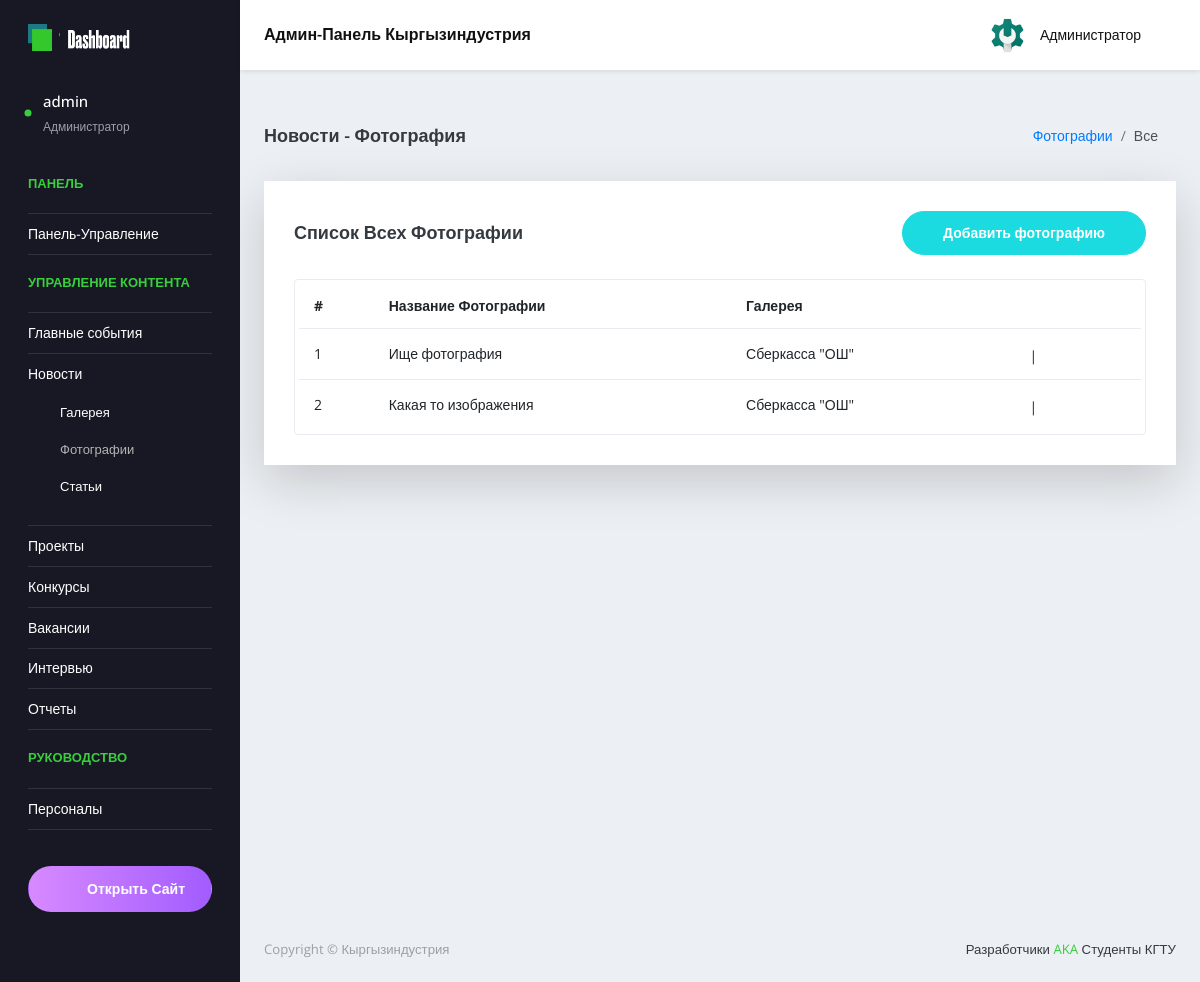
The page /ru/admin-panel/image/news/ (signed in) on the database as committed earlier.
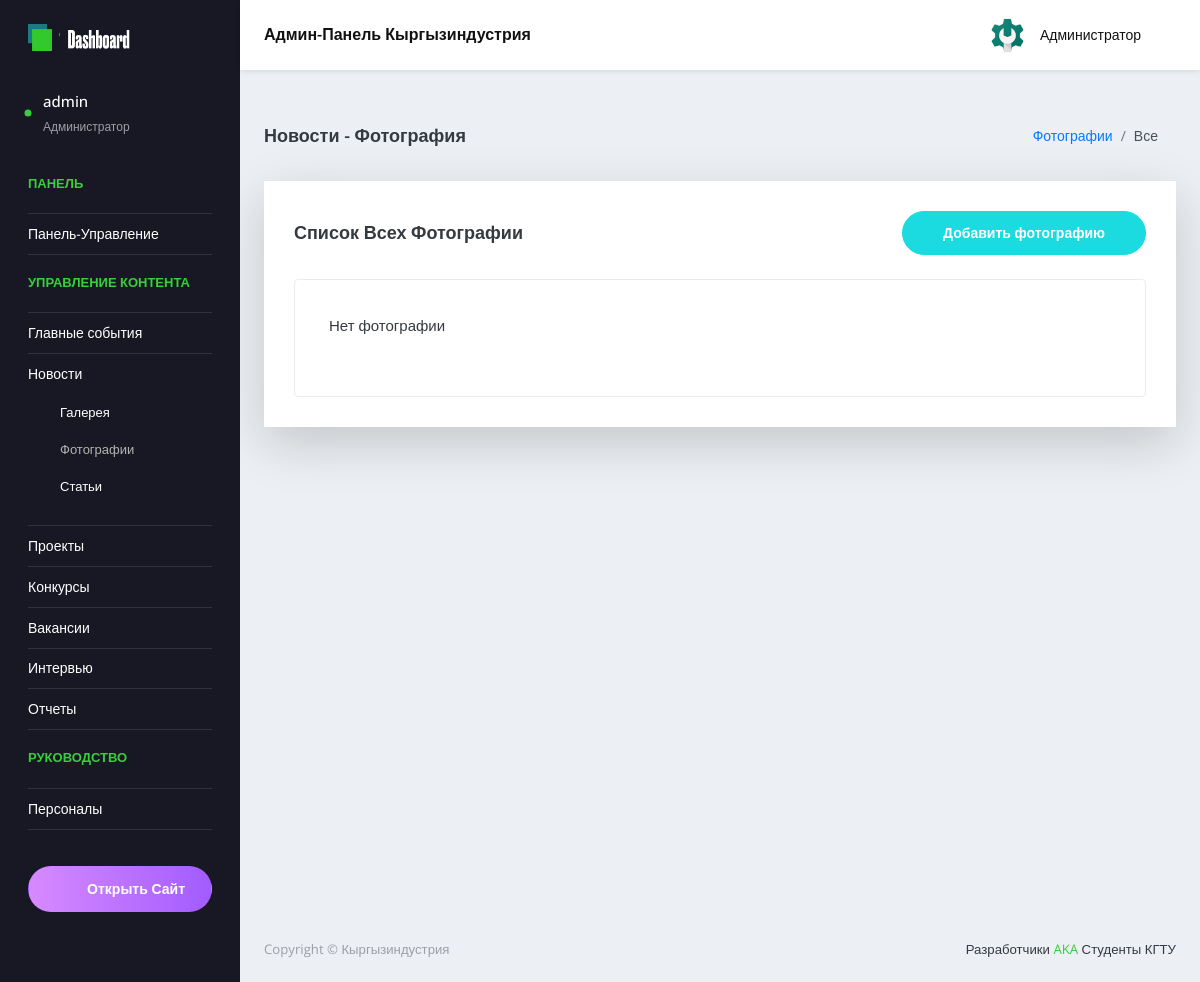
The same page on the database as committed later.
### main/models.py (models this page shows, shortened)
class PhotosNews(models.Model):
    URL=models.ImageField(verbose_name="Путь картинки",
                         upload_to = get_file_path,
                         validators = [validate_image_file_extension])
    Caption=models.CharField(max_length=70,verbose_name="Название картинки")
    Gallery=models.ForeignKey("galleryNews",on_delete=models.RESTRICT,verbose_name="Галерея")
    path_url = "static/client/img/news/"
    class Meta:
        ordering = ['-id']

class GalleryNews(models.Model):
    Name=models.CharField(max_length=70,verbose_name="Название галереи", unique=True,error_messages={'unique':"Галерея с таким названием уже существует!"})
    class Meta:
        db_table="galleryNews"
        ordering = ['-id']
    def __str__(self) -> str:
        return self.Name

### main/views.py (the view)
# urls.py: path('admin-panel/image/news/', views.NewsImageListView.as_view(), name='newsimage_all'),
class NewsImageListView(LoginRequiredMixin, NewsImageView, ListView):
    template_name = 'admin/pages/news-image/newsimage_list.html'
    paginate_by = 10

### main/templates/admin/pages/news-image/newsimage_list.html (shortened to what this page needs)
{% extends 'admin/admin_base.html' %}
{% load static %}
  {% block content %}
      <div class="content-wrapper">
            <div class="page-header">
              <h3 class="page-title">Новости - Фотография</h3>
              <nav aria-label="breadcrumb">
                <ol class="breadcrumb">
                  <li class="breadcrumb-item"><a href="{% url 'newsimage_all' %}">Фотографии</a></li>
                  <li class="breadcrumb-item active" aria-current="page">Все</li>
                </ol>
              </nav>
            </div>
            <div class="row">
              <div class="col-lg-12 grid-margin stretch-card">
                <div class="card shadow-lg">
                  <div class="card-body">
                    <div class="d-sm-flex align-items-center mb-4">
                      <h4 class="card-title mb-sm-0">Список всех фотографии</h4>
                      <a href="{% url 'newsimage_create' %}" class="btn btn-primary btn-rounded my-1 my-sm-0 ml-auto">
                        Добавить фотографию
                      </a>
                    </div>
                    <div class="table-responsive border rounded p-1">
                      <table class="table table-hover">
                        {% if photosnews_list %}
                        <thead>
                          <tr>
                            <th class="font-weight-bold">#</th>
                            <th class="font-weight-bold">Название Фотографии</th>
                            <th class="font-weight-bold">Галерея</th>
                          </tr>
                        </thead>
                        <tbody>
                          {% for newsimage in photosnews_list %}
                          <tr>
                            <td>{{forloop.counter}}</td>
                            <td class="td-title">{{newsimage.Caption }}</td>
                            <td class="td-title">{{newsimage.Gallery }}</td>
                            <td class="edit-delete-icons">
                              <a href="{% url 'newsimage_update' newsimage.id %}"><i class="icon-pencil"></i></a> |
                              <a href="{% url 'newsimage_delete' newsimage.id %}" class="text-danger"><i class="icon-trash"></i></a>
                            </td>
                          </tr>
                          {% endfor %}
                        </tbody>
                        {% else %}
                        <div class="row purchace-popup">
                          <div class="col-12 stretch-card grid-margin">
                            <div class="card card-secondary">
                              <span class="card-body d-lg-flex align-items-center">
                                <p class="mb-lg-0">Нет фотографии</p>
                              </span>
                            </div>
                          </div>
                        </div>
                        {% endif %}
                      </table>
                    </div>
                  </div>
                </div>
              </div>
            </div>
      </div>
{% endblock content %}

Rows that differ between the two databases and show on the page:
removed PhotosNews: Caption "Ище фотография", Gallery "Сберкасса \"ОШ\""
removed PhotosNews: Caption "Какая то изображения", Gallery "Сберкасса \"ОШ\""
Other text that changed with them:
text no longer shown: "# Название Фотографии Галерея"
text now shown: "Нет фотографии"
